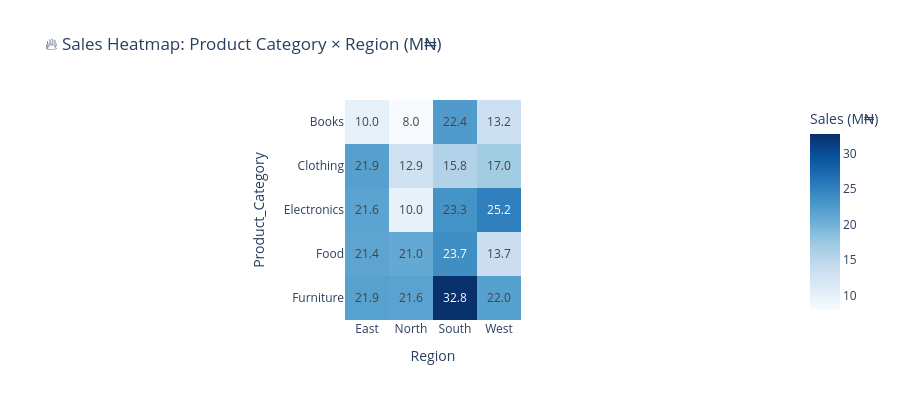

Here is the notebook cell this chart was saved with:
### Code cell
pivot = data_balanced.pivot_table( 
    values='Total_Sales', index='Product_Category', 
    columns='Region', aggfunc='sum' 
) / 1e6 
  
fig = px.imshow( 
    pivot, text_auto='.1f', 
    color_continuous_scale='Blues', 
    title='🔥 Sales Heatmap: Product Category × Region (M₦)', 
    labels={'color': 'Sales (M₦)'} 
) 
fig.update_layout(height=400) 
fig.show()

### Figure 1 — Plotly figure (JSON) as saved in the notebook; plotly's stock layout.template omitted (floating-point values rounded to 4 significant figures)
{"data": [{"coloraxis": "coloraxis", "hovertemplate": "Region: %{x}<br>Product_Category: %{y}<br>Sales (M₦): %{z}<extra></extra>", "name": "0", "texttemplate": "%{z:.1f}", "type": "heatmap", "x": ["East", "North", "South", "West"], "xaxis": "x", "y": ["Books", "Clothing", "Electronics", "Food", "Furniture"], "yaxis": "y", "z": [[9.992, 7.984, 22.43, 13.23], [21.92, 12.93, 15.8, 17.0], [21.6, 9.957, 23.29, 25.18], [21.43, 20.96, 23.73, 13.66], [21.86, 21.63, 32.77, 21.98]]}], "layout": {"coloraxis": {"colorbar": {"title": {"text": "Sales (M₦)"}}, "colorscale": [[0, "rgb(247,251,255)"], [0.125, "rgb(222,235,247)"], [0.25, "rgb(198,219,239)"], [0.375, "rgb(158,202,225)"], [0.5, "rgb(107,174,214)"], [0.625, "rgb(66,146,198)"], [0.75, "rgb(33,113,181)"], [0.875, "rgb(8,81,156)"], [1, "rgb(8,48,107)"]]}, "height": 400, "title": {"text": "🔥 Sales Heatmap: Product Category × Region (M₦)"}, "xaxis": {"anchor": "y", "constrain": "domain", "domain": [0, 1], "scaleanchor": "y", "title": {"text": "Region"}}, "yaxis": {"anchor": "x", "autorange": "reversed", "constrain": "domain", "domain": [0, 1], "title": {"text": "Product_Category"}}}}
